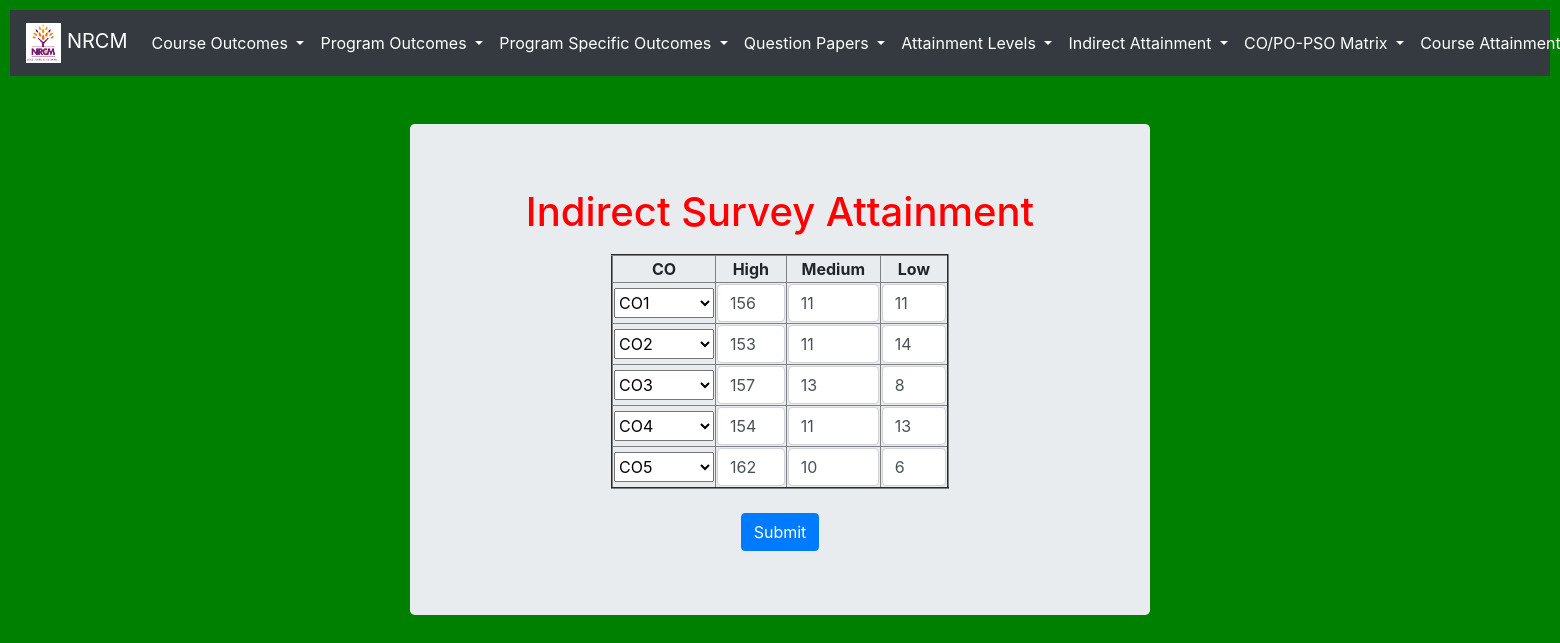
Page /edit_indirect_attainment on the committed database.
### testApp/models.py (models this page shows, shortened)
class Indirect(models.Model):
    co = models.ForeignKey(CO, on_delete=models.CASCADE)
    high= models.IntegerField(null=True, default=0)
    medium = models.IntegerField(null=True, default=0)
    low = models.IntegerField(null=True, default=0)
    attainment = models.FloatField(null=True, default=0 )

class CO(models.Model):
    cos = (('-','-'), ('CO1', 'CO1'), ('CO2', 'CO2'), ('CO3', 'CO3'), ('CO4', 'CO4'), ('CO5', 'CO5'), ('CO6', 'CO6'),)
    co = models.CharField(max_length=500, choices=cos, default='-')
    description = models.CharField(max_length=500)

### testApp/views.py (the view, shortened to what this page needs)
# urls.py: path('edit_indirect_attainment', views.edit_indirect_attainment, name='edit_indirect_attainment'),
def edit_indirect_attainment(request):
    indirects = Indirect.objects.all()
    return render (request, 'testApp/edit_indirect_attainment.html', locals())

### templates/testApp/edit_indirect_attainment.html (shortened to what this page needs)
<!DOCTYPE html>
{%extends 'testApp/base.html'%}
{%load static%}
{%block content%}
<link rel="stylesheet" href="{% static 'css/course_attainment_style.css' %}">
<div class="container" align=center style="width:50%">
  <div class="jumbotron">
      <h1 style = "color: red; padding-bottom: 10px;">Indirect Survey Attainment</u></h1>
      <form  method="post"> {%csrf_token%}
        <table border=2 style="width:50%">
          <tr>
            <th>CO</th>
            <th>High</th>
            <th>Medium</th>
            <th>Low</th>
          </tr>
          {%for i in indirects%}
          <tr>
            <th>
              <select name="indirect_{{i.id}}" id="indirect_{{i.id}}" style="width: 100px; height:30px;" required>
              <option value="{{i.id}}">{{i.co.co}}</option>
            </select>
            </th>
            <th><input id='high_{{i.id}}' type="number" name="high_{{i.id}}" value="{{i.high}}" class="form-control" ></th>
            <th><input id='medium_{{i.id}}' type="number" name="medium_{{i.id}}" value="{{i.medium}}" class="form-control" ></th>
            <th><input id='low_{{i.id}}' type="number" name="low_{{i.id}}" value="{{i.low}}" class="form-control" ></th>
          </tr>
          {%endfor%}
        </table><br>
        <input type="submit" name="" value="Submit" class="btn btn-primary">
      </form>
  </div>
</div>
{%endblock%}

### static/testApp/css/course_attainment_style.css (style rules this page uses)
body { background: green; }
td, th { text-align: center; }

### rows in the picture
Indirect: co+id "CO1", high "156", medium "11", low "11"
Indirect: co+id "CO2", high "153", medium "11", low "14"
Indirect: co+id "CO3", high "157", medium "13", id "8"
Indirect: co+id "CO4", high "154", medium "11", low "13"
Indirect: co+id "CO5", high "162", id "10", low "6"
